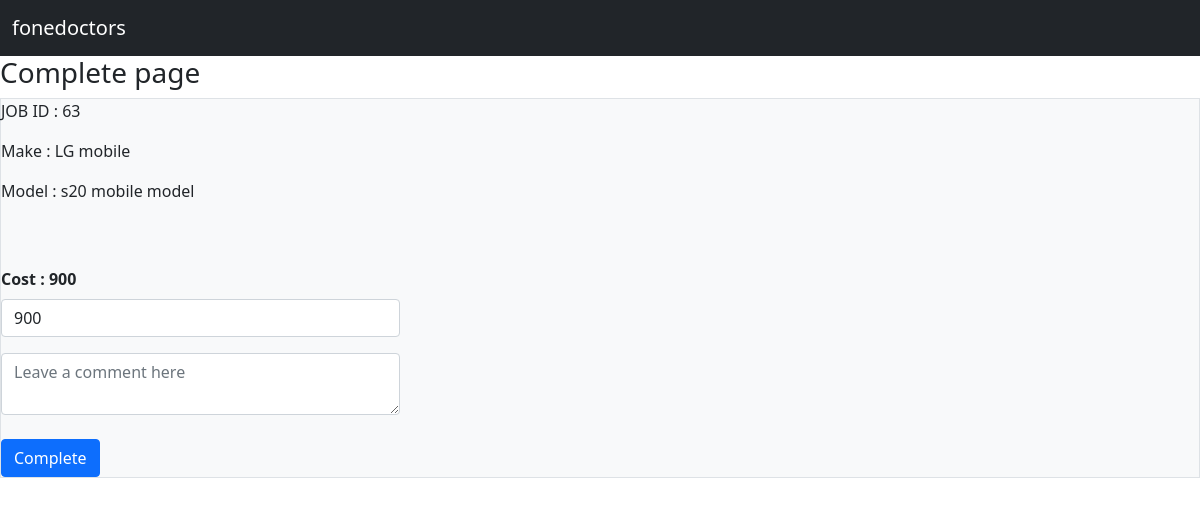
The page /complete/63 on the database its author committed.
### Jobs/models.py (models this page shows, shortened)
class Jobs(models.Model):
    customer = models.ForeignKey(Customer,on_delete = models.CASCADE, related_name = 'job_customer')
    device =  models.ForeignKey(Devices,on_delete = models.CASCADE, related_name = 'job_device', null = True, blank=True)
    make = models.ForeignKey(Make,on_delete = models.CASCADE, related_name = 'job_make', null=True, blank=True)
    model = models.ForeignKey(Model,on_delete = models.CASCADE, related_name = 'job_model', null=True, blank=True)
    fault =  models.ForeignKey(Fault,on_delete = models.CASCADE, related_name = 'job_faults', null=True, blank=True)
    description = models.TextField(null=True, blank=True)
    imei = models.CharField(max_length=250, null=True, blank=True)
    accessories = models.ForeignKey(Accessories,on_delete = models.CASCADE, related_name = 'job_acessories', null=True, blank=True)
    sale_item = models.ForeignKey(Sale_item,on_delete = models.CASCADE, related_name = 'sale_acessories', null=True, blank=True)
    passcode = models.CharField(max_length=250, null=True, blank=True)
    network = models.ForeignKey(Network,on_delete = models.CASCADE, related_name = 'job_network', null=True, blank=True)
    cost = models.IntegerField(null=True, blank=True)
    job_status = models.ForeignKey(Job_status,on_delete = models.CASCADE, related_name = 'job_job_status', null=True, blank=True)
    collection_time = models.DateTimeField(null=True, blank=True)
    payment_status = models.CharField(choices= PAYMENT_STATUS, max_length=250, null=True, blank=True)
    created_date = models.DateTimeField(null=True, blank=True)
    created_by = models.ForeignKey(User, on_delete = models.CASCADE, null=True, blank=True)
    completed = models.BooleanField(default=False)

class Make(models.Model):
    device = models.ForeignKey(Devices,on_delete=models.CASCADE, related_name='make_device')
    make = models.CharField(max_length=250)
    def __str__(self):
        return self.make

class Model(models.Model):
    make = models.ForeignKey(Make,on_delete=models.CASCADE)
    model = models.CharField(max_length=250)
    def __str__(self):
        return self.model

### Jobs/views.py (the view, shortened to what this page needs)
# urls.py: path('complete/<str:id>', views.complete, name='complete'),
def complete(request,id):
    complete_job = Jobs.objects.get(id=id)
    context = {'complete_job_context':complete_job}
    return render(request,'complete.html',context)

### templates/complete.html (shortened to what this page needs)
{% extends 'base.html' %}
{% block content %}
<h3>Complete  page</h3>
<form method="POST" action= "#">
<div class="form-floating col col-12 border bg-light ">
    <div class="form-floating col col-4 ">
        <div class="input-group mb-3">
          JOB ID :  {{ complete_job_context.id }}
          </div>
        <div class="input-group mb-3">
            Make :  {{ complete_job_context.make }}
        </div>
        <div class="input-group mb-3">
            Model :  {{ complete_job_context.model }}
        </div>
        <br>
        <br>
        <div class="mb-3">
            <label for="exampleInputEmail1" class="form-label"> <strong> Cost : {{ complete_job_context.cost }}</strong></label>
            <input type="number" value="{{ complete_job_context.cost }}" name = "cost_com_name" class="form-control" id="cost_com_id" >
          </div>
        <div>
            <textarea class="form-control" {{ complete_job_context.c_job.description }} name="Complete_area_name" placeholder="Leave a comment here" id="Complete_area_id"></textarea>
        </div>
      <br>
        <button type="submit" class="btn btn-primary"> Complete</button>
    </form>
{% endblock %}

### rows shown on the page
Jobs: id "63", make "LG mobile", model "s20 mobile model", cost "900", cost_com_name "900"
